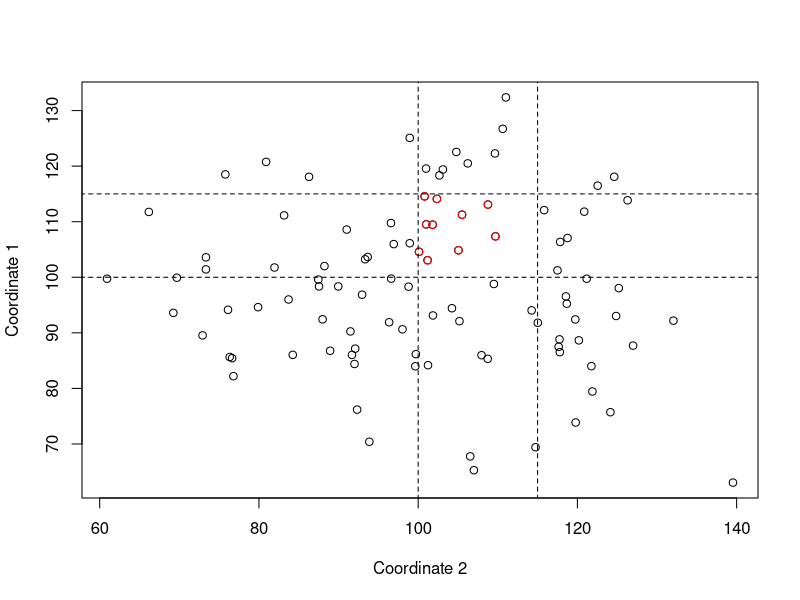
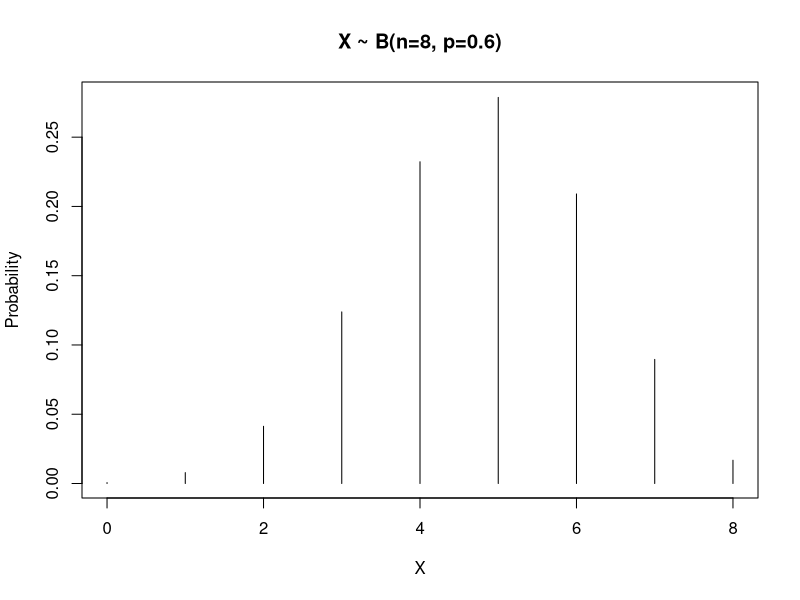
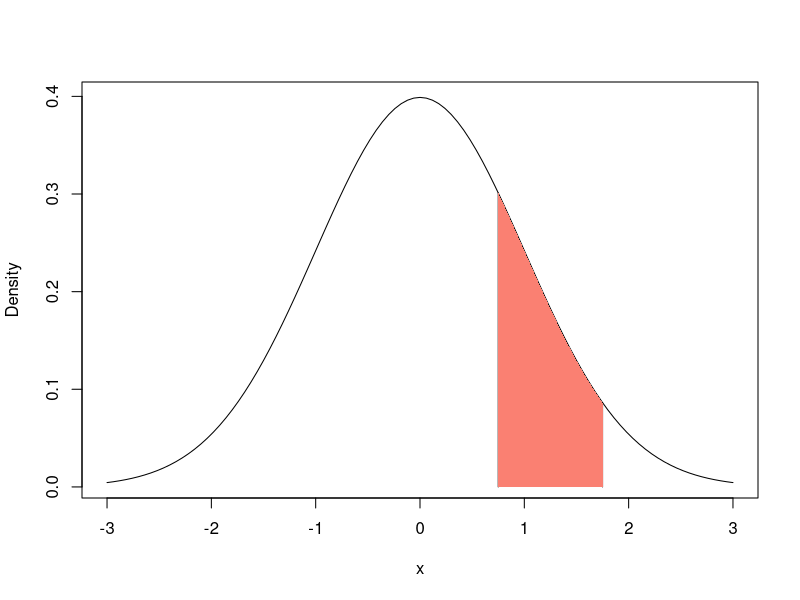
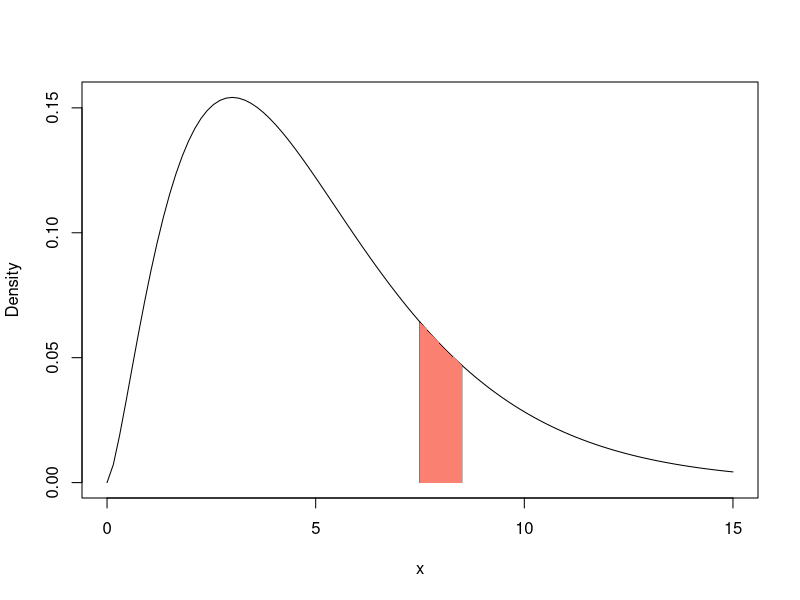

Reproduce these figures in R, in order.
#===============================================================================
# CURSO:   BEGINNER AND INTERMEDIATE LEVEL R COURSE
# SCRIPT:  2. Vectors
# AUTORES: Marcos Jimenez
#===============================================================================

#-------------
# 2.1. Vectors
#-------------

n <- c(1, 2, 3, 4)   # Numeric
l <- c(TRUE, FALSE)  # Logical
k <- c("cat", "dog") # Characters
x <- c(1 + 2i, 4i)   # Complex

# Preference order:
# 1. Characters
# 2. Complex
# 3. Numeric
# 4. Logical / Factors

#-----------------------------
# 2.2. Construction of vectors
#-----------------------------

# Vector of numbers from 0 to 20 by steps of 2:
y <- seq(from = 0, to = 20, by = 2)
w <- 1:4 # Vector of integers from 1 to 4

# Concatenate the vectors:
z <- c(y, w)

# Take samples from random variables:
set.seed(2025)                       # Fix the seed to get the same results
rbinom(n = 10, size = 5, prob = 0.5) # 10 samples from the binomial distribution
rnorm(n = 10, mean = 0, sd = 1)      # 10 samples from the normal distribution
rt(n = 10, df = 5)                   # 10 samples from the t distribution
rchisq(n = 10, df = 5)               # 10 samples from the chi2 distribution
runif(n = 10, min = 0, max = 1)      # 10 samples from the uniform distribution

# Extract 10 elements from letters with replacement at random:
sample(x = letters, size = 10, replace = TRUE)

# Extract 5 elements from c("Hombre", "Mujer") with replacement at random:
sample(c("dog", "cat"), size = 5, replace = TRUE)

# Automatic creation of long character vectors:
paste("Sujeto", 1:20, sep = "")

#-----------------------
# 2.3. Vector indexation
#-----------------------

z <- 1:6

# Extract elements:
z[1]
z[c(2, 5)]

# Remove elements:
z[-1]
z[-c(2, 5)]

#-----------------------------------
# 2.4. Functions for numeric vectors
#-----------------------------------

# Extract 6 samples from (1:5) with replacement:
x <- sample(x = 1:5, size = 6, replace = TRUE)

mean(x)        # Mean
median(x)      # Median
var(x)         # Cuasi-Variance
sd(x)          # Cuasi-Standard deviation
min(x)         # Minimum
max(x)         # Maximum
sum(x)         # Sum
prod(x)        # Product
log(x)         # Logarithm
exp(x)         # Exponential
length(x)      # Length of the vector
head(x, n = 3) # Print the first 3 elements
tail(x, n = 3) # Print the last 3 elements
table(x)       # Frequencies of each element in the vector

?mean                 # Check the documentation of the function
x[1] <- NA            # NA: Non Available
mean(x, na.rm = TRUE) # Mean discarding Non Available values

#-------------------------------
# 2.4.1 Plot two numeric vectors
#-------------------------------

# Create random deviates:
x <- rnorm(n = 100, mean = 100, sd = 15) # 10 samples from a normal distribution
y <- rnorm(n = 100, mean = 100, sd = 15) # 10 samples from a normal distribution

plot(x, y, ylab = "Coordinate 1", xlab = "Coordinate 2")

# Highlight specific coordinates:
condition <- x > 100 & x < 115 & y > 100 & y < 115
indices <- which(condition) # Get the indices that satisfy the condition
points(x[indices], y[indices], col = "red") # Hightlight these points in red

# Draw segments:
segments(x0 = 100, x1 = 100, y0 = 0, y1 = 150, lty = "dashed")
segments(x0 = 115, x1 = 115, y0 = 0, y1 = 150, lty = "dashed")
segments(x0 = 0, x1 = 150, y0 = 100, y1 = 100, lty = "dashed")
segments(x0 = 0, x1 = 150, y0 = 115, y1 = 115, lty = "dashed")

#-------------------------------------------
# 2.5. Simulation of common random variables
#-------------------------------------------

#----------------------------
# 2.5.1 Binomial distribution
#----------------------------

set.seed(123)                           # Random seed
N <- 1000                               # Sample size
n <- 8                                  # Number of trials
prob <- 0.60                            # Probability of success
b <- rbinom(N, size = n, prob = prob)   # 1000 samples from Binomial
empirical <- table(b)/1000              # Empirical proportions

p <- dbinom(0:8, size = n, prob = prob) # Theoretical proportions
cbind(empirical, p)                     # Compare empirical and theoretical

# Plot the theoretical distribution:
plot(0:8, p, main = paste("X ~ B(n=", n, ", p=", prob, ")", sep = ""),
     xlab = "X", ylab = "Probability", type = "h")

#--------------------------
# 2.5.2 Normal distribution
#--------------------------

# Take 100000 samples from the standard normal distribution:
X <- rnorm(n = 100000, mean = 0, sd = 1)

# Simulate the probability density of x = 1.25:
x <- 1.25
delta <- 1
mean((X > x-delta/2 & X < x+delta/2)) / delta

# Compare with the actual probability density:
dnorm(x, mean = 0, sd = 1)

# Visualize the probability density:
curve(dnorm(x, mean = 0, sd = 1), xlim = c(-3, 3), ylab = "Density")
segments(x0 = x-delta/2,
         x1 = x-delta/2,
         y0 = 0,
         y1 = dnorm(x-delta/2))
segments(x0 = x+delta/2,
         x1 = x+delta/2,
         y0 = 0,
         y1 = dnorm(x+delta/2))

# Create intervals for x and y coordinates:
x_fill <- seq(x - delta/2, x + delta/2, length.out = 100)
y_fill <- dnorm(x_fill, mean = 0, sd = 1)

# Use polygon to shade the area under the curve in the defined interval:
polygon(c(x - delta/2, x_fill, x + delta/2),
        c(0, y_fill, 0),
        col = "salmon", border = NA)

#------------------------
# 2.5.3 Chi2 distribution
#------------------------

# Take 100000 samples from the chi2 distribution:
df <- 5                         # Degrees of freedom
X <- rchisq(n = 100000, df = df)

# Simulate the probability density of x = 8:
x <- 8
delta <- 1
mean((X > x-delta/2 & X < x+delta/2)) / delta

# Compare with the actual probability density:
dchisq(x, df = df)

# Visualize the probability density:
curve(dchisq(x, df = df), xlim = c(0, 15), ylab = "Density")
segments(x0 = x-delta/2,
         x1 = x-delta/2,
         y0 = 0,
         y1 = dchisq(x-delta/2, df = df))
segments(x0 = x+delta/2,
         x1 = x+delta/2,
         y0 = 0,
         y1 = dchisq(x+delta/2, df = df))

# Create intervals for x and y coordinates:
x_fill <- seq(x - delta/2, x + delta/2, length.out = 100)
y_fill <- dchisq(x_fill, df = df)

# Use polygon to shade the area under the curve in the defined interval:
polygon(c(x - delta/2, x_fill, x + delta/2),
        c(0, y_fill, 0),
        col = "salmon", border = NA)


